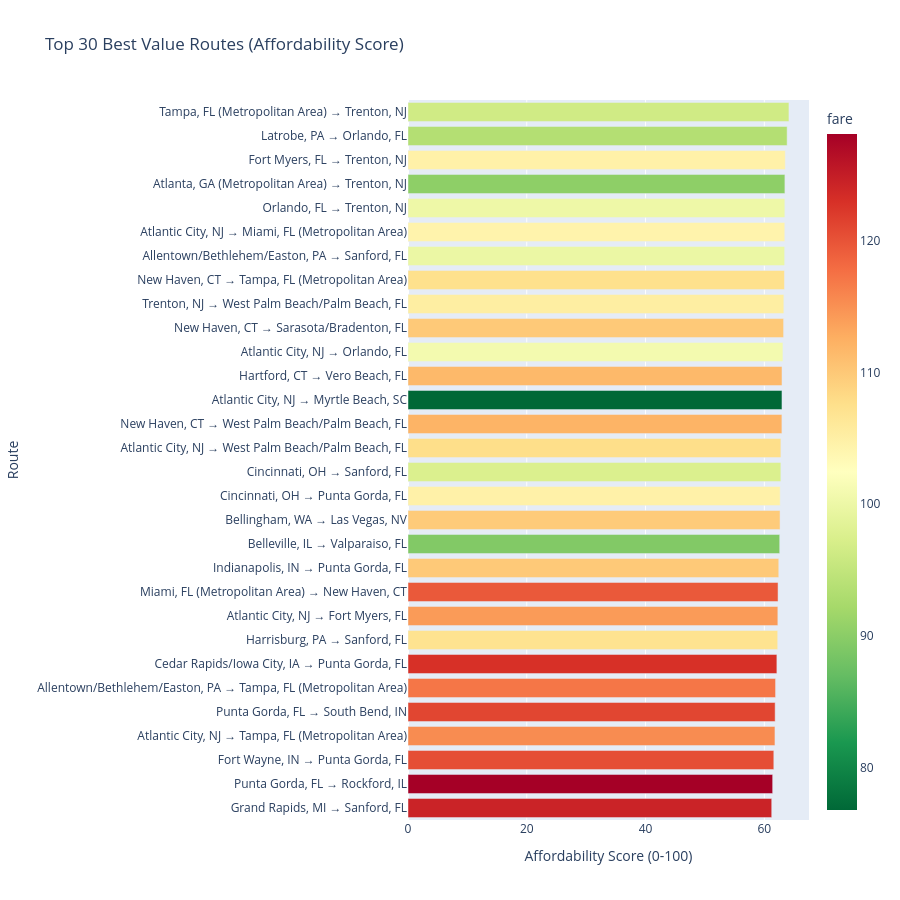

Source (notebook cell):
### Markdown cell above
### Top 30 Best Value Routes by Affordability Score

Here are the overall best routes in the dataset - use these for inspiration!

### Code cell
# Get best routes
best_routes = df_scored.groupby('route_directional').agg({
    'affordability_score': 'mean',
    'fare': 'mean',
    'price_per_mile': 'mean',
    'lf_ms': 'mean',
    'nsmiles': 'mean',
    'passengers': 'sum'
}).reset_index().nlargest(30, 'affordability_score')

fig = px.bar(best_routes, 
             x='affordability_score', 
             y='route_directional',
             orientation='h',
             title='Top 30 Best Value Routes (Affordability Score)',
             labels={'affordability_score': 'Affordability Score (0-100)', 'route_directional': 'Route'},
             color='fare',
             color_continuous_scale='RdYlGn_r',
             hover_data={'fare': ':.2f', 'lf_ms': ':.1%', 'price_per_mile': ':.3f', 'nsmiles': ':.0f'})

fig.update_layout(height=900, yaxis={'categoryorder':'total ascending'})
fig.show()

print("\n These routes offer the best combination of:")
print("   ✓ Strong competition (high LCC presence)")
print("   ✓ Low market concentration")
print("   ✓ Efficient pricing (good $/mile)")
print("   ✓ Affordable absolute fares")

### Figure 1 — Plotly figure (JSON) as saved in the notebook; plotly's stock layout.template omitted (floating-point values rounded to 4 significant figures)
{"data": [{"customdata": [[96.44, 1.0, 0.101, 955.0], [93.54, 1.0, 0.1137, 823.0], [104.7, 1.0, 0.1018, 1028.0], [90.28, 0.9963, 0.1288, 701.0], [100.1, 0.9995, 0.1117, 896.0], [104.3, 0.9964, 0.1046, 998.0], [99.79, 1.0, 0.1131, 882.0], [107.4, 0.9991, 0.1006, 1067.0], [105.3, 0.9979, 0.1069, 985.0], [109.9, 1.0, 0.09976, 1102.0], [100.9, 0.9988, 0.1184, 852.0], [111.6, 1.0, 0.1036, 1077.0], [76.77, 1.0, 0.1647, 466.0], [112.0, 0.9671, 0.1032, 1086.0], [107.7, 0.9991, 0.115, 936.0], [97.63, 1.0, 0.1328, 735.0], [104.7, 1.0, 0.1232, 850.0], [109.7, 0.7159, 0.115, 954.0], [89.3, 1.0, 0.1521, 587.0], [109.9, 1.0, 0.12, 916.0], [119.5, 1.0, 0.1061, 1126.0], [114.2, 0.9997, 0.1163, 982.0], [107.0, 1.0, 0.1294, 827.0], [122.9, 1.0, 0.1051, 1170.0], [117.1, 0.9409, 0.1208, 970.0], [121.1, 1.0, 0.1155, 1049.0], [115.4, 0.9968, 0.1264, 913.0], [120.5, 1.0, 0.1222, 986.0], [128.1, 1.0, 0.1137, 1127.0], [124.3, 1.0, 0.1242, 1001.0]], "hovertemplate": "Affordability Score (0-100)=%{x}<br>Route=%{y}<br>fare=%{marker.color:.2f}<br>lf_ms=%{customdata[1]:.1%}<br>price_per_mile=%{customdata[2]:.3f}<br>nsmiles=%{customdata[3]:.0f}<extra></extra>", "legendgroup": "", "marker": {"color": [96.44, 93.54, 104.7, 90.28, 100.1, 104.3, 99.79, 107.4, 105.3, 109.9, 100.9, 111.6, 76.77, 112.0, 107.7, 97.63, 104.7, 109.7, 89.3, 109.9, 119.5, 114.2, 107.0, 122.9, 117.1, 121.1, 115.4, 120.5, 128.1, 124.3], "coloraxis": "coloraxis", "pattern": {"shape": ""}}, "name": "", "orientation": "h", "showlegend": false, "textposition": "auto", "type": "bar", "x": [64.15, 63.84, 63.53, 63.46, 63.46, 63.45, 63.42, 63.39, 63.29, 63.24, 63.13, 62.97, 62.97, 62.96, 62.79, 62.78, 62.67, 62.65, 62.59, 62.43, 62.31, 62.28, 62.26, 62.11, 61.89, 61.82, 61.79, 61.6, 61.41, 61.25], "xaxis": "x", "y": ["Tampa, FL (Metropolitan Area) → Trenton, NJ", "Latrobe, PA → Orlando, FL", "Fort Myers, FL → Trenton, NJ", "Atlanta, GA (Metropolitan Area) → Trenton, NJ", "Orlando, FL → Trenton, NJ", "Atlantic City, NJ → Miami, FL (Metropolitan Area)", "Allentown/Bethlehem/Easton, PA → Sanford, FL", "New Haven, CT → Tampa, FL (Metropolitan Area)", "Trenton, NJ → West Palm Beach/Palm Beach, FL", "New Haven, CT → Sarasota/Bradenton, FL", "Atlantic City, NJ → Orlando, FL", "Hartford, CT → Vero Beach, FL", "Atlantic City, NJ → Myrtle Beach, SC", "New Haven, CT → West Palm Beach/Palm Beach, FL", "Atlantic City, NJ → West Palm Beach/Palm Beach, FL", "Cincinnati, OH → Sanford, FL", "Cincinnati, OH → Punta Gorda, FL", "Bellingham, WA → Las Vegas, NV", "Belleville, IL → Valparaiso, FL", "Indianapolis, IN → Punta Gorda, FL", "Miami, FL (Metropolitan Area) → New Haven, CT", "Atlantic City, NJ → Fort Myers, FL", "Harrisburg, PA → Sanford, FL", "Cedar Rapids/Iowa City, IA → Punta Gorda, FL", "Allentown/Bethlehem/Easton, PA → Tampa, FL (Metropolitan Area)", "Punta Gorda, FL → South Bend, IN", "Atlantic City, NJ → Tampa, FL (Metropolitan Area)", "Fort Wayne, IN → Punta Gorda, FL", "Punta Gorda, FL → Rockford, IL", "Grand Rapids, MI → Sanford, FL"], "yaxis": "y"}], "layout": {"barmode": "relative", "coloraxis": {"colorbar": {"title": {"text": "fare"}}, "colorscale": [[0, "rgb(0,104,55)"], [0.1, "rgb(26,152,80)"], [0.2, "rgb(102,189,99)"], [0.3, "rgb(166,217,106)"], [0.4, "rgb(217,239,139)"], [0.5, "rgb(255,255,191)"], [0.6, "rgb(254,224,139)"], [0.7, "rgb(253,174,97)"], [0.8, "rgb(244,109,67)"], [0.9, "rgb(215,48,39)"], [1, "rgb(165,0,38)"]]}, "height": 900, "legend": {"tracegroupgap": 0}, "title": {"text": "Top 30 Best Value Routes (Affordability Score)"}, "xaxis": {"anchor": "y", "domain": [0, 1], "title": {"text": "Affordability Score (0-100)"}}, "yaxis": {"anchor": "x", "categoryorder": "total ascending", "domain": [0, 1], "title": {"text": "Route"}}}}
